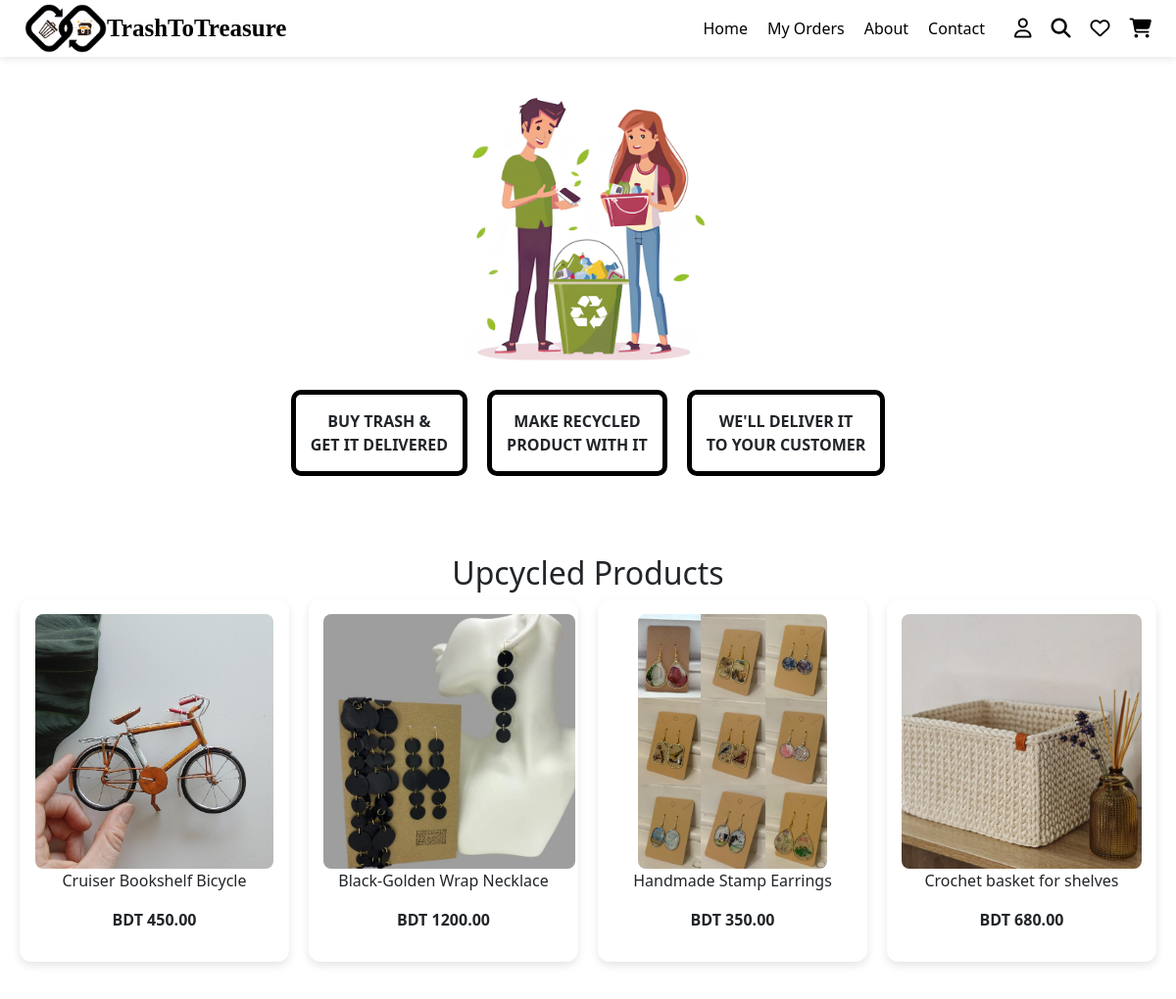
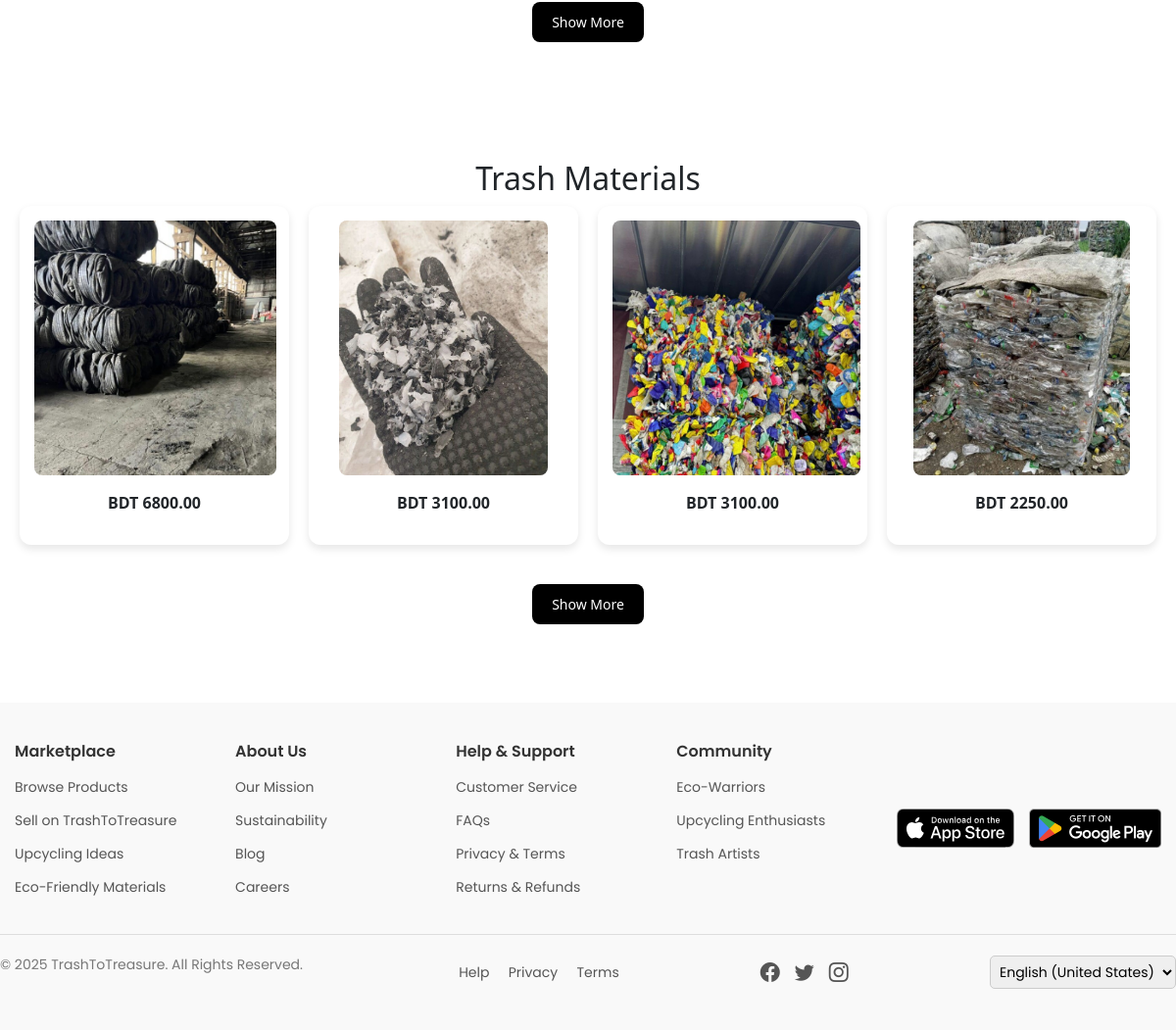
Page / (signed in) on the committed database (2 pictures, top to bottom).
### marketplace/models.py (models this page shows, shortened)
class UpcycledProduct(models.Model):
    product_name = models.CharField(max_length=255, default="")
    category = models.CharField(max_length=100, default="")
    description = models.TextField()
    price = models.DecimalField(max_digits=10, decimal_places=2)
    product_status = models.CharField(max_length=20, choices=PRODUCT_STATUS_CHOICES, default='active')
    artisan = models.ForeignKey(User, on_delete=models.CASCADE, related_name='upcycled_products', null=True, blank=True)
    approval_status = models.BooleanField(default=False)
    stock_availability = models.IntegerField()
    product_images = models.ImageField(upload_to='upcycled_products/', blank=True, null=True)
    location = models.CharField(max_length=255, default="")
    rating = models.DecimalField(max_digits=3, decimal_places=2, default=0.0)
    tags = models.CharField(max_length=255, blank=True, null=True)
    listing_date = models.DateTimeField(auto_now_add=True)
    last_updated = models.DateTimeField(auto_now=True, null=True, blank=True)
    sold_count = models.IntegerField(default=0)
    delivery_status = models.CharField(max_length=20, choices=DELIVERY_STATUS_CHOICES, default='ready')
    slug = models.SlugField(max_length=255, unique=True, blank=True)
    reviews = GenericRelation(Review)

class TrashItem(models.Model):
    material_name = models.CharField(max_length=255, default="")  # Change as needed
    category = models.CharField(max_length=100, default="")  # Change as needed
    description = models.TextField()
    condition = models.CharField(max_length=50, default="")  # Set a meaningful default
    quantity = models.IntegerField(default=0)
    price = models.DecimalField(max_digits=10, decimal_places=2)
    trash_point = models.CharField(max_length=255, default="")  # Set a meaningful default
    images = models.ImageField(upload_to='waste_images/', blank=True, null=True)
    location = models.CharField(max_length=255, default="")  # Set a meaningful default
    product_status = models.CharField(max_length=20, choices=PRODUCT_STATUS_CHOICES, default='')
    delivery_status = models.CharField(max_length=20, choices=DELIVERY_STATUS_CHOICES, default='')
    slug = models.SlugField(max_length=255, unique=True, blank=True)
    listing_date = models.DateTimeField(auto_now_add=True)
    last_updated = models.DateTimeField(auto_now=True, null=True, blank=True)
    tags = models.CharField(max_length=255, blank=True, null=True)
    rating = models.DecimalField(max_digits=3, decimal_places=2, default=0.0)
    reviews = GenericRelation(Review)

### marketplace/views.py (the view)
# urls.py: 2. Add a URL to urlpatterns:  path('', views.home, name='home')
@login_required
def home(request):
    featured_products = UpcycledProduct.objects.order_by('-id')[:4]
    featured_trash_items = TrashItem.objects.order_by('-id')[:4]  # or any filter you like
    context = {
        'featured_products': featured_products,
        'featured_trash_items': featured_trash_items,
    }
    return render(request, 'home.html', context)

### marketplace/templates/home.html (shortened to what this page needs)
{% include "header.html" %}
{% load static %}
<!DOCTYPE html>
<html lang="en">
<head>
    <link rel="stylesheet" href="/static/css/home.css">
</head>
<body>
    <section class="hero">
        <img src="/static/images/homebg.png" alt="Illustration of recycling" class="hero-image">
        <div class="info-boxes">
            <div class="box">BUY TRASH & <br>GET IT DELIVERED</div>
            <div class="box">MAKE RECYCLED <br>PRODUCT WITH IT</div>
            <div class="box">WE'LL DELIVER IT <br>TO YOUR CUSTOMER</div>
        </div>
    </section>
    <section class="products">
        <h2>Upcycled Products</h2>
        <div class="product-grid">
            {% for product in featured_products %}
                <div class="product-card">
                    <img src="{{ product.product_images.url }}" alt="{{ product.product_name }}">
                    <p>{{ product.product_name }}</p>
                    <p class="price">BDT {{ product.price }}</p>
                </div>
            {% endfor %}
        </div>
        <div style="text-align: center; margin: 40px 0;">
            <a href="{% url 'upcycled_products' %}" class="button-link">
                <button class="show-more">Show More</button>
            </a>
        </div>
    </section>
    <section class="materials">
        <h2>Trash Materials</h2>
        <div class="material-grid">
            {% for trash in featured_trash_items %}
                <div class="material-card">
                    <img src="{{ trash.images.url }}" alt="{{ trash.name }}">
                    <p class="price">BDT {{ trash.price }}</p>
                </div>
            {% endfor %}
        </div>
        <div style="text-align: center; margin: 40px 0;">
            <a href="{% url 'trash_item_list' %}" class="button-link">
                <button class="show-more">Show More</button>
            </a>
        </div>
    </section>
</body>
</html>
    {% include "footer.html" %}

### marketplace/static/css/home.css (style rules this page uses)
body { font-family: Arial, sans-serif; margin: 0; padding: 0; box-sizing: border-box; background-color: #ffffff; }
.hero { text-align: center; padding: 40px 20px; }
.hero-image { width: 100%; max-width: 500px; }
.info-boxes { display: flex; justify-content: center; gap: 20px; margin-top: 30px; }
.box { border: 5px solid black; padding: 15px; border-radius: 10px; font-weight: bold; text-transform: uppercase; }
.products, .materials { padding: 40px 20px; }
h2 { text-align: center; margin-bottom: 30px; }
.product-grid, .material-grid { display: grid; grid-template-columns: repeat(auto-fit, minmax(200px, 1fr)); gap: 20px; max-width: 1200px; margin: 0 auto; }
.product-card, .material-card { background: white; border-radius: 12px; box-shadow: 0 4px 8px rgba(0, 0, 0, 0.1); overflow: hidden; text-align: center; padding: 15px; }
.product-card img, .material-card img { width: fit-content; height: 260px; border-radius: 8px; }
.price { font-weight: bold; margin-top: 10px; }
.show-more { display: block; margin: 30px auto; padding: 10px 20px; background-color: black; color: white; border: none; border-radius: 8px; cursor: pointer; font-size: 14px; text-decoration: none; }
a.button-link { text-decoration: none; color: white; }

### marketplace/templates/header.html (style rules this page uses)
* { margin: 0; padding: 0; box-sizing: border-box; }
body { font-family: Arial, sans-serif; background: #fff; }

### rows in the picture
UpcycledProduct: product_images (picture), product_name "Cruiser Bookshelf Bicycle", price "450.00"
UpcycledProduct: product_images (picture), product_name "Black-Golden Wrap Necklace", price "1200.00"
UpcycledProduct: product_images (picture), product_name "Handmade Stamp Earrings", price "350.00"
UpcycledProduct: product_images (picture), product_name "Crochet basket for shelves", price "680.00"
TrashItem: images (picture), price "6800.00"
TrashItem: images (picture), price "3100.00"
TrashItem: images (picture), price "3100.00"
TrashItem: images (picture), price "2250.00"
